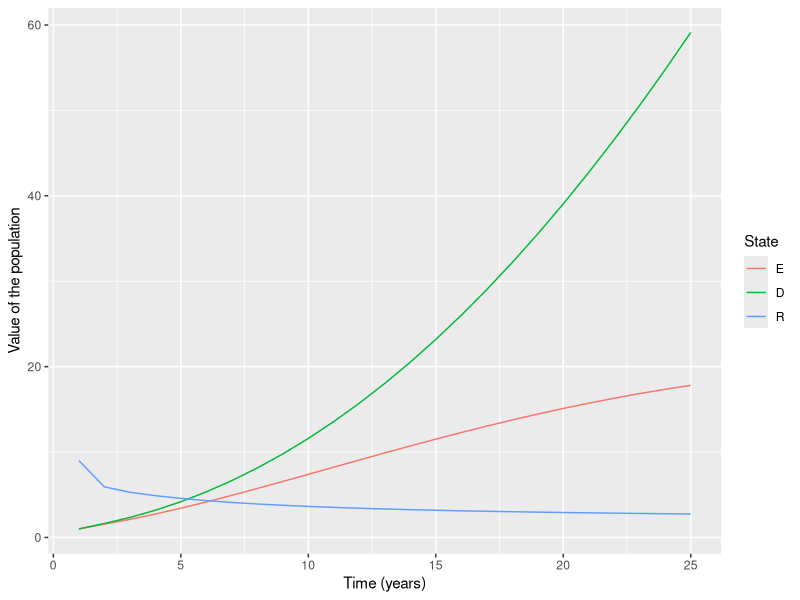

The R script that drew this image:
rm(list = ls())

#Load required libraries
library(ggplot2)
library(deSolve)
library(reshape2)

# Time points
time=seq(from=1,to=25,by=1)

mue <- 0.25
mud <- 0.2
pi  <- 1
b1  <- 1
b2  <- 0.5

parameters <- c(mue, mud, pi, b1, b2)
initial_state_values <- c(E=1,D=1,R=9)

# SIR model function 
si_model <- function(time,state,parameters){
  with(as.list(c(state,parameters)),{
  E = 0.1*E*R - mue*E
  D = 0.1*D*R - mud*D
  R = pi*(10-R) - b1*E*R - b2*D*R
    return(list(c(E, D, R)))
  }
  )
}


#Solving the differential equations
output<-as.data.frame(ode(y=initial_state_values,func = si_model,parms=parameters,times = time))
out_long=melt(output,id="time")

plot <- ggplot(data = out_long,          
               aes(x = time, y = value, colour = variable, group = variable)) +  
  geom_line() +xlab("Time (years)")+ylab("Value of the population")+scale_color_discrete(name="State")
